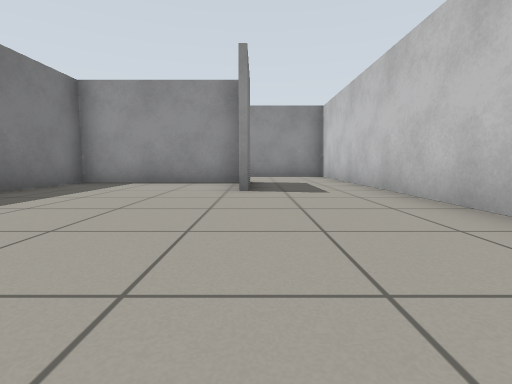
[1] (above)

16 first-person views from a walk through a Gazebo world. The camera is 0.5 m above the floor, tilts 6° down and sees 85° across. The floor is counted in squares, 1 m on a side. Each view is taken from the middle of a square. On the plan, view 1 faces up. The plan holds only what a view shows up to about 9 squares ahead; the rest is blank.

[2]
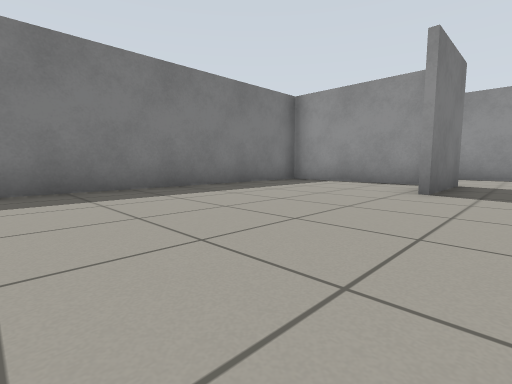

[3]
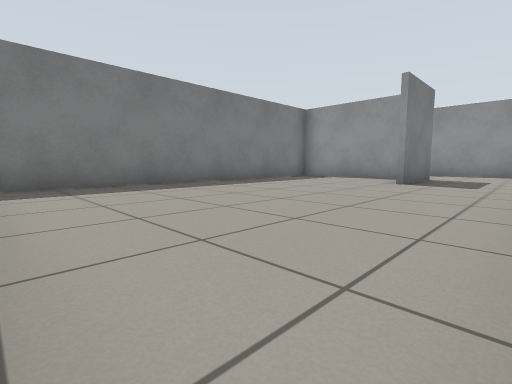

[4]
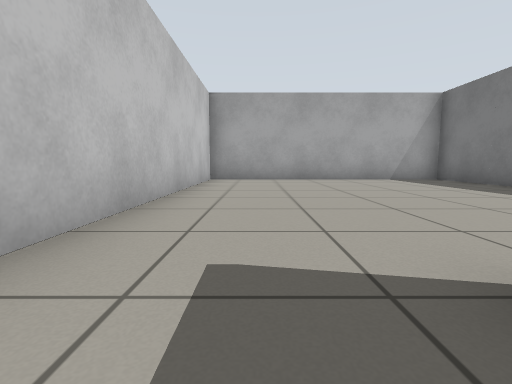

[5]
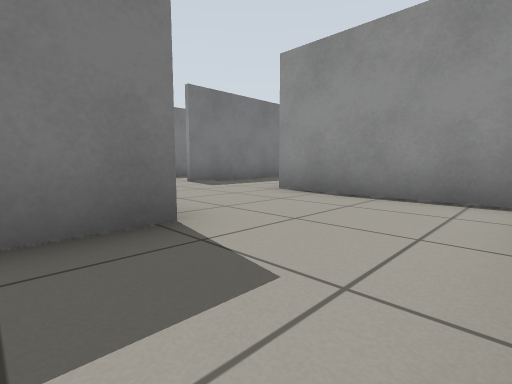

[6]
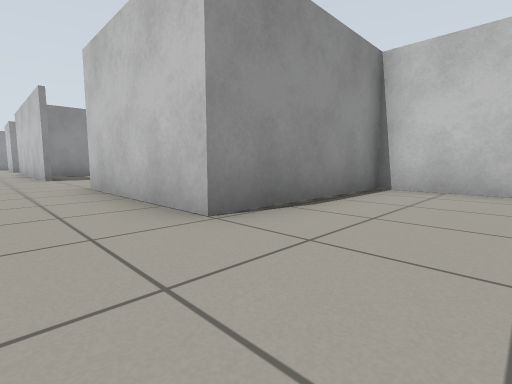

[7]
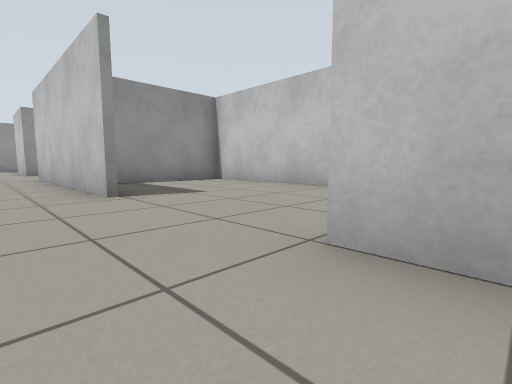

[8]
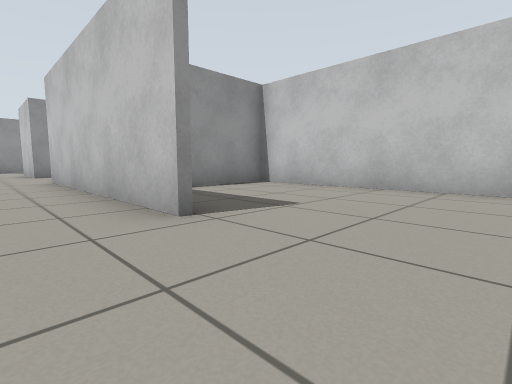

[9]
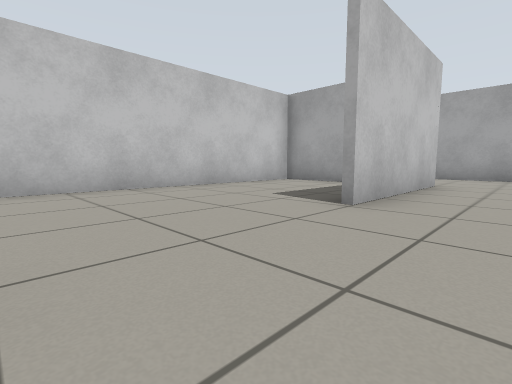

[10]
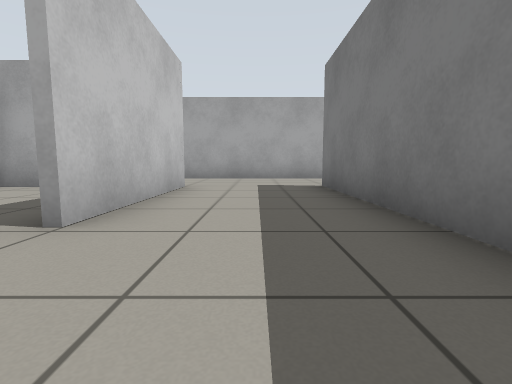

[11]
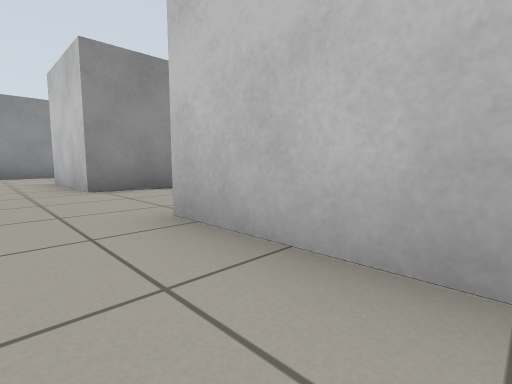

[12]
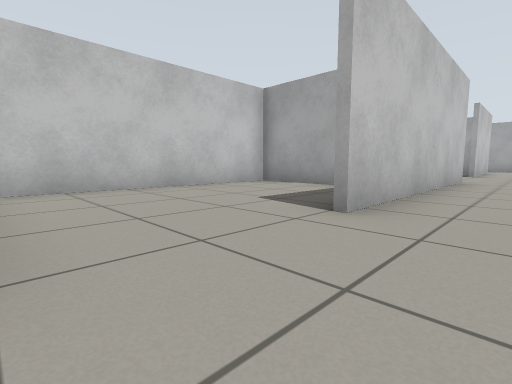

[13]
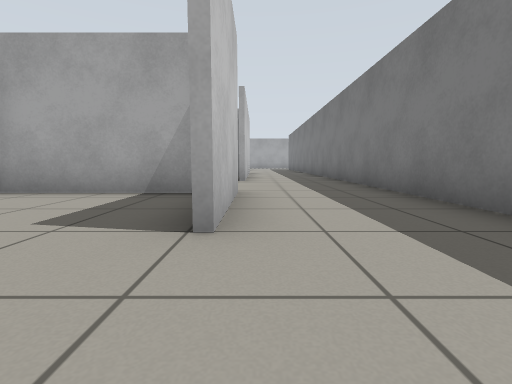

[14]
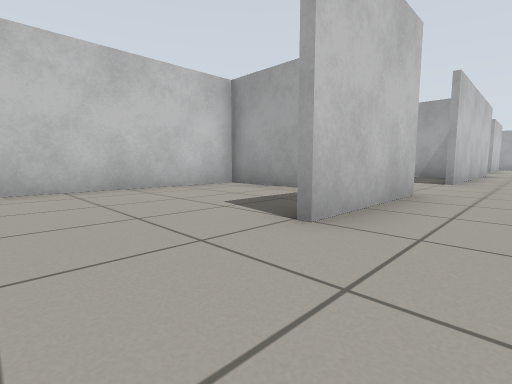

[15]
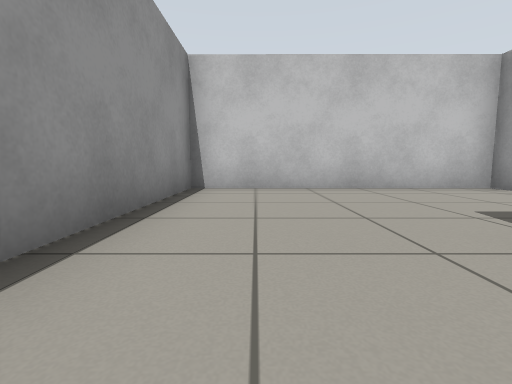

[16]
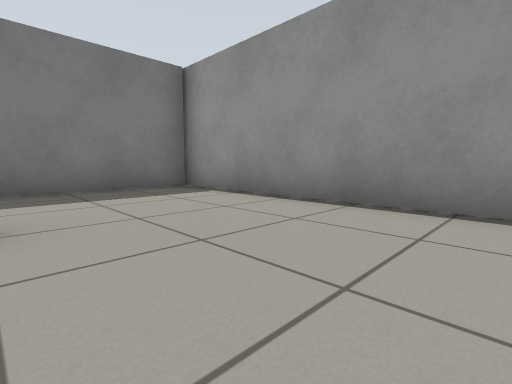

### Floor plan
Points are (right, up) in squares from view 1. A wall is a line through its corners. A room is listed if a view was taken in it or the views show most of it. See-through windows are left out.
Room 1 (views 1, 2, 3, 4, 5)
walls: (-0.4, 7) (-4.4, 7) (-4.4, -2.3) (2.4, -2.3) (2.4, 10.1) (-1.5, 10.1); (-0.1, 7.2) (-0.1, 4.9)
ways out: opening at (-0.5, 8.5) to room 2
Room 2 (views 6, 7, 8, 9, 10, 11, 12)
walls: (-1.7, 17.2) (-1.7, 23.5); (-4.4, 14.5) (-4.4, 9.9); (2.5, 20.2) (-0.6, 20.2); (0.5, 10.3) (2.4, 10.3) (2.4, 20); (-1.5, 10.1) (-1.5, 14); (-5.1, 7.2) (-0.8, 7.2); (-1.7, 26.3) (-1.7, 29.1); (-4.4, 29.6) (-4.4, 21.9)
ways out: opening at (-0.5, 8.5) to room 1; opening at (-3, 29) to room 3; opening at (-2, 24.5) to room 4; opening at (-4, 8.5)
Room 3 (views 13, 14, 15, 16)
walls: (-1, 26.4) (2.4, 26.4) (2.4, 32.3) (-4.4, 32.3) (-4.4, 29.6)
ways out: opening at (-3, 29) to room 2
Room 4 (no view inside)
walls: (-1, 20.3) (2.5, 20.3); (-0.1, 26.3) (-1.7, 26.3); (2.4, 20) (2.4, 25.9)
ways out: opening at (-2, 24.5) to room 2

Where each view was taken, in squares from view 1:
view 1: 0 up, 0 right, facing up
view 2: 0 up, 1 right, facing up-left
view 3: 2 down, 2 right, facing up-left
view 4: 6 up, 1 right, facing down
view 5: 6 up, 2 right, facing up-left
view 6: 8 up, 3 left, facing up-right
view 7: 13 up, 3 left, facing up-right
view 8: 15 up, 3 left, facing up-right
view 9: 17 up, 3 left, facing down-right
view 10: 16 up, 3 left, facing down
view 11: 21 up, 3 left, facing up-right
view 12: 26 up, 3 left, facing down-right
view 13: 31 up, 2 left, facing down
view 14: 31 up, 3 left, facing down-right
view 15: 31 up, 3 left, facing right
view 16: 29 up, 1 right, facing up-left
